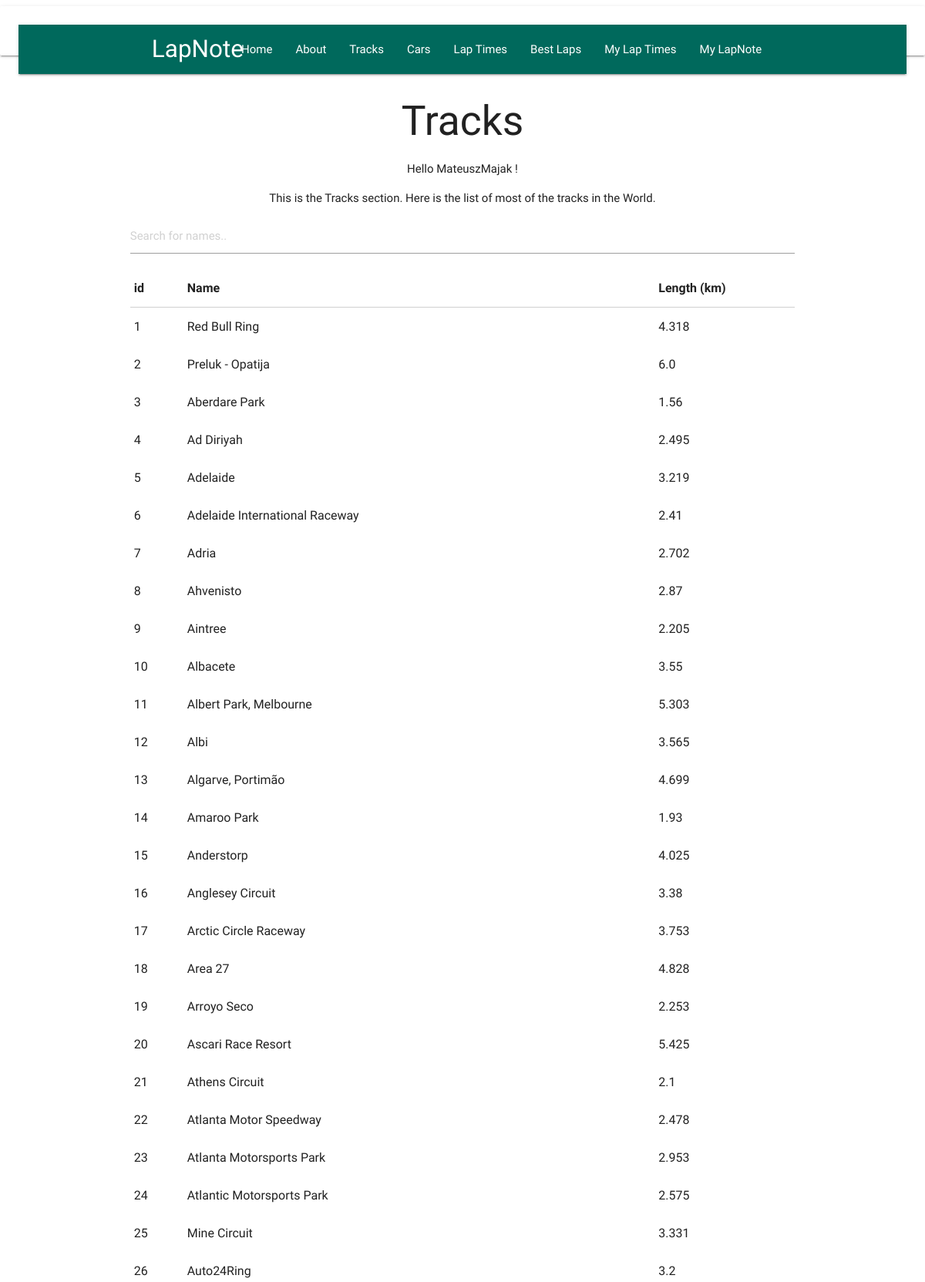
Page /tracks (signed in, upper part) on the committed database.
### CircuitsTimes/models.py (models this page shows, shortened)
class Users(db.Model, UserMixin):
    id = db.Column(db.Integer, primary_key=True)
    username = db.Column(db.String(20), unique=True, nullable=False)
    YearOfBirth = db.Column(db.Integer, nullable=False)
    email = db.Column(db.String(120), unique=True, nullable=False)
    password = db.Column(db.String(60), nullable=False)
    CarID = db.Column(db.Integer, nullable=False, default=1)
    private = db.Column(db.Integer, default=1)
    LapTime_id = db.relationship('LapTimes', backref='driver', foreign_keys='[LapTimes.user_id]', lazy='dynamic')

class Tracks(db.Model):
    id = db.Column(db.Integer, primary_key=True)
    Name = db.Column(db.String(30), nullable=False)
    Length = db.Column(db.Float, nullable=False)
    LapTime_id = db.relationship('LapTimes', backref='circuit', lazy='dynamic', foreign_keys="[LapTimes.track_id]")

### CircuitsTimes/views.py (the view)
@app.route('/tracks')
@login_required
def tracks():
    track = Tracks.query.all()
    return render_template('tracks.html', value=track)

### CircuitsTimes/models.py (called while the page is built)
@login_manager.user_loader
def get_user(user_id):
    return Users.query.get(int(user_id))

### CircuitsTimes/views.py (called while the page is built)
@app.context_processor
def inject_variables():
    if current_user.is_authenticated:
        return dict(user={'name': current_user.username})
    else:
        return dict(user={'name': 'Anonymous'})

### CircuitsTimes/templates/tracks.html (shortened to what this page needs)
{% extends "base.html" %}
{% block content %}
    <h2>Tracks</h2>
    <p>
      Hello
      {% if user %}
        {{ user.name | striptags }}
      {% endif %}!
        <p>This is the Tracks section. Here is the list of most of the tracks in the World. </p>
    </p>
<input type="text" id="myInput" onkeyup="myFunction()" placeholder="Search for names..">
     <table id='myTable' class="highlight">
        <thead>
          <tr>
              <th>id</th>
              <th>Name</th>
              <th>Length (km)</th>
          </tr>
        </thead>
        <tbody>
           {% for row in value %}
                <tr>
                    <td>{{row.id}}</td>
                    <td>{{row.Name}}</td>
                    <td>{{row.Length}}</td>
                </tr>
           {% endfor %}
        </tbody>
      </table>
{% endblock %}

### CircuitsTimes/templates/base.html (shortened to what this page needs)
<html>
<head>
    <link rel=stylesheet type=text/css href="{{ url_for('static', filename='css/materialize.css') }}">
    <link rel=stylesheet type=text/css href="{{ url_for('static', filename='css/style.css') }}">
</head>
<body>
    <nav class="card-panel transparent">
    <nav class="nav-extended teal darken-3">
    <div class="nav-wrapper">
        <div class="container">
            <a href="{{url_for('index')}}" class="brand-logo">LapNote</a>
         <div>
                <ul id="nav-mobile" class="right hide-on-med-and-down">
                  {% if current_user.is_authenticated %}
                    <li><a class="dropdown-button" href="#!" data-activates="dropdown1">My LapNote</a></li>
                  {% else %}
                    <li><a href="{{url_for('login')}}">Login</a></li>
                    <li><a href="{{url_for('register')}}">Register</a></li>
                  {% endif %}
                </ul>
        </div>
            <ul id="nav-mobile" class="right hide-on-med-and-down">
                <li><a href="{{url_for('index')}}">Home</a></li>
                <li><a href="{{url_for('about')}}">About</a></li>
                <li><a href="{{url_for('tracks')}}">Tracks</a></li>
                <li><a href="{{url_for('cars')}}">Cars</a></li>
                <li><a href="{{url_for('laptimes')}}">Lap Times</a></li>
                <li><a href="{{url_for('bestlaps')}}">Best Laps</a></li>
                <li><a href="{{url_for('mylaptimes')}}">My Lap Times</a></li>
            </ul>
        </div>
        </div>
    </nav>
</nav>
<main>
<div class="section no-pad-bot" id="index-banner">
    <div class="container">
      <div class="row center">
        <div id="content">
            {% block content %}{% endblock %}</div>
      </div>
    </div>
</div>
</main>
</body>
</html>

### CircuitsTimes/static/css/style.css (style rules this page uses)
body { display: flex; min-height: 100vh; flex-direction: column; }
main { flex: 1 0 auto; }

### rows in the picture
Users: name "MateuszMajak"
Tracks: id "1", Name "Red Bull Ring", Length "4.318"
Tracks: id "2", Name "Preluk - Opatija", Length "6.0"
Tracks: id "3", Name "Aberdare Park", Length "1.56"
Tracks: id "4", Name "Ad Diriyah", Length "2.495"
Tracks: id "5", Name "Adelaide", Length "3.219"
Tracks: id "6", Name "Adelaide International Raceway", Length "2.41"
Tracks: id "7", Name "Adria", Length "2.702"
Tracks: id "8", Name "Ahvenisto", Length "2.87"
Tracks: id "9", Name "Aintree", Length "2.205"
Tracks: id "10", Name "Albacete", Length "3.55"
Tracks: id "11", Name "Albert Park, Melbourne", Length "5.303"
Tracks: id "12", Name "Albi", Length "3.565"
Tracks: id "13", Name "Algarve, Portimão", Length "4.699"
Tracks: id "14", Name "Amaroo Park", Length "1.93"
Tracks: id "15", Name "Anderstorp", Length "4.025"
Tracks: id "16", Name "Anglesey Circuit", Length "3.38"
Tracks: id "17", Name "Arctic Circle Raceway", Length "3.753"
Tracks: id "18", Name "Area 27", Length "4.828"
Tracks: id "19", Name "Arroyo Seco", Length "2.253"
Tracks: id "20", Name "Ascari Race Resort", Length "5.425"
Tracks: id "21", Name "Athens Circuit", Length "2.1"
Tracks: id "22", Name "Atlanta Motor Speedway", Length "2.478"
Tracks: id "23", Name "Atlanta Motorsports Park", Length "2.953"
Tracks: id "24", Name "Atlantic Motorsports Park", Length "2.575"
Tracks: id "25", Name "Mine Circuit", Length "3.331"
Tracks: id "26", Name "Auto24Ring", Length "3.2"
